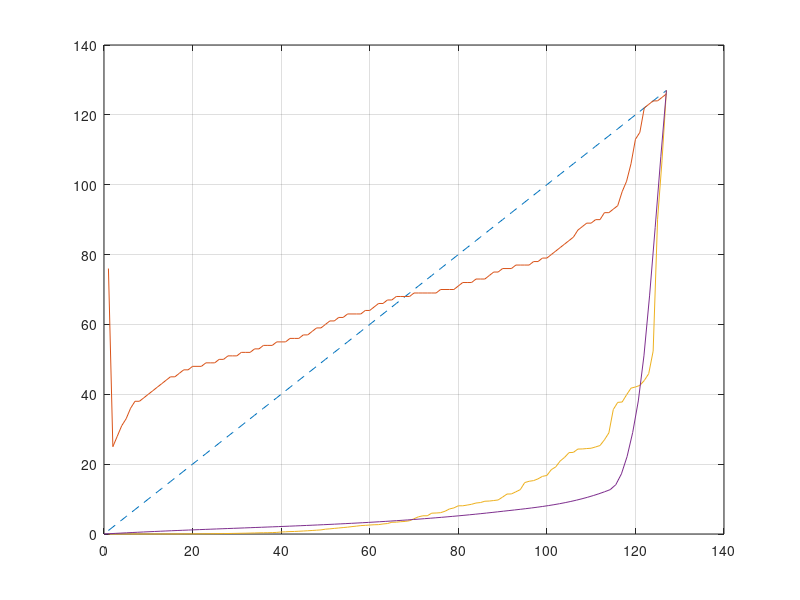

The MATLAB source for this figure:

% Calibrate Drumgizmo power map to match that of a Roland e-drum module.
% Below functions are taken from powermap.cc from the Drumgizmo project.
%
%
% ./drumgizmo/drumgizmo -p close=1,position=0,diverse=0,random=0 -i midifile -I file=~/Schreibtisch/drumgizmo_snaretest.mid,midimap=~/edrumulus/tools/PearlMMX/Midimap.xml -o jackaudio ~/edrumulus/tools/PearlMMX/PearlMMX.xml
%
% x_3:
% settings.powermap_fixed2_x = 0.93;//0.95;
% settings.powermap_fixed2_y = 0.2;//0.3;
%
% x_2:
% settings.powermap_fixed2_y = 0.2;//0.3;
%
% x_1:
% settings.powermap_fixed0_x = 0.7;
% settings.powermap_fixed0_y = 0.05;
% settings.powermap_fixed1_x = 0.9;
% settings.powermap_fixed1_y = 0.1;
% settings.powermap_fixed2_x = 0.95;
% settings.powermap_fixed2_y = 0.3;

function calibrate_drumgizmo_velocity
global fixed m shelf;

x_roland = 10 .^ ([-63.865,-60.767,-57.64,-54.051,-52.247,-50.309,-48.511,-47.082,-45.155,-44.032,-42.526,-41.212,-40.206,-39.063,-38.203,-37.13,-36.192,-35.283,-34.546,-34.391,-33.583,-33.247,-32.624,-31.948,-31.253,-30.618,-30.052,-29.457,-28.871,-28.357,-27.767,-27.362,-26.764,-26.314,-25.787,-25.548,-25.35,-24.951,-24.415,-23.437,-23.014,-22.608,-22.413,-22.067,-21.724,-21.35,-21.01,-20.646,-20.324,-19.628,-19.336,-18.978,-18.67,-18.381,-18.106,-17.776,-17.507,-17.22,-17.088,-16.943,-16.803,-16.746,-16.449,-16.278,-15.773,-15.74,-15.572,-15.475,-15.233,-14.631,-14.118,-13.867,-13.86,-13.283,-13.246,-13.18,-12.9,-12.484,-12.305,-11.967,-11.966,-11.857,-11.739,-11.558,-11.494,-11.315,-11.29,-11.223,-11.149,-10.798,-10.454,-10.442,-10.217,-10,-9.3581,-9.249,-9.1946,-9.0551,-8.8625,-8.7959,-8.3854,-8.2022,-7.8392,-7.6261,-7.3654,-7.3499,-7.178,-7.1732,-7.1526,-7.1369,-7.0715,-7.0023,-6.7295,-6.4215,-5.519,-5.2762,-5.2646,-5.0334,-4.8305,-4.7959,-4.7495,-4.6087,-4.4192,-3.8489,-1.4902,-0.75066,-0.00053016] / 10) * 127;
x_3      = [76,25,28,31,33,36,38,38,39,40,41,42,43,44,45,45,46,47,47,48,48,48,49,49,49,50,50,51,51,51,52,52,52,53,53,54,54,54,55,55,55,56,56,56,57,57,58,59,59,60,61,61,62,62,63,63,63,63,64,64,65,66,66,67,67,68,68,68,68,69,69,69,69,69,69,70,70,70,70,71,72,72,72,73,73,73,74,75,75,76,76,76,77,77,77,77,78,78,79,79,80,81,82,83,84,85,87,88,89,89,90,90,92,92,93,94,100,103,112,114,122,123,123,124,124,125,126];
x_2      = [76,25,28,31,33,36,38,38,39,40,41,42,43,44,45,45,46,47,47,48,48,48,49,49,49,50,50,51,51,51,52,52,52,53,53,54,54,54,55,55,55,56,56,56,57,57,58,59,59,60,61,61,62,62,63,63,63,63,64,64,65,66,66,67,67,68,68,68,68,69,69,69,69,69,69,70,70,70,70,71,72,72,72,73,73,73,74,75,75,76,76,76,77,77,77,77,78,78,79,79,80,81,82,83,84,85,87,88,89,89,90,90,92,92,93,93,94,98,100,102,110,113,121,123,124,125,126];
x_1      = [76,25,28,31,33,36,38,38,39,40,41,42,43,44,45,45,46,47,47,48,48,48,49,49,49,50,50,51,51,51,52,52,52,53,53,54,54,54,55,55,55,56,56,56,57,57,58,59,59,60,61,61,62,62,63,63,63,63,64,64,65,66,66,67,67,68,68,68,68,69,69,69,69,69,69,70,70,70,70,71,72,72,72,73,73,73,74,75,75,76,76,76,77,77,77,77,78,78,79,79,80,81,82,83,84,85,87,88,89,89,90,90,92,92,93,94,98,101,106,113,115,122,123,124,124,125,126];
x_org    = [38,50,58,66,69,72,76,78,82,86,89,91,93,93,94,96,98,99,100,101,102,103,103,105,108,111,112,112,113,113,113,113,114,114,114,114,114,115,116,117,117,118,120,121,121,122,122,122,122,123,123,123,123,123,123,123,123,123,123,123,123,123,123,123,123,123,123,123,123,123,123,124,124,124,124,124,124,124,124,124,124,124,124,124,124,124,124,124,124,124,124,124,124,124,124,124,124,124,125,125,125,125,125,125,125,125,125,125,125,125,125,125,125,125,125,125,125,126,126,126,126,126,126,126,126,126,126];
close all; plot(1:127, '--'); hold on; grid on;
% plot(x_org); plot(x_1); plot(x_2); plot(x_3);
plot(x_1);
plot(x_roland);


% TEST
shelf        = false;
fixed(1).in  = 0.7;
fixed(1).out = 0.05;
fixed(2).in  = 0.9;
fixed(2).out = 0.1;
fixed(3).in  = 0.95;
fixed(3).out = 0.3;
input_val    = 0:0.01:1;

if shelf
  X = [fixed(1).in, fixed(2).in, fixed(3).in];
	Y = [fixed(1).out, fixed(2).out, fixed(3).out];
else
  X = [0, fixed(1).in, fixed(2).in, fixed(3).in, 1];
  Y = [0, fixed(1).out, fixed(2).out, fixed(3).out, 1];
end

calcSlopes(X, Y);

for idx = 1:length(input_val)
  y(idx) = map(input_val(idx));
end
plot(input_val * 127, y * 127);

end


function out = map(in)
  global fixed m shelf;

  if in < fixed(1).in
    if shelf
      out = fixed(1).out;
    else
      out = computeValue(in, struct("in", 0, "out", 0), fixed(1), m(1), m(2));
    end
  elseif in < fixed(2).in
    out = computeValue(in, fixed(1), fixed(2), m(2), m(3));
  elseif in < fixed(3).in
    out = computeValue(in, fixed(2), fixed(3), m(3), m(4));
  else
    % in >= fixed[2].in
    if shelf
      out = fixed(3).out;
    else
      out = computeValue(in, fixed(3), struct("in", 1, "out", 1), m(4), m(5));
    end
  end
end


function y = computeValue(x, P0, P1, m0, m1)
  x0      = P0.in;
  x1      = P1.in;
  y0      = P0.out;
  y1      = P1.out;
  dx      = x1 - x0;
  x_prime = (x - x0) / dx;
  y       = h00(x_prime) * y0 + h10(x_prime) * dx * m0 + h01(x_prime) * y1 + h11(x_prime) * dx * m1;
end


function y = h00(x)
  x
  y = (1 + 2 * x) * power(1 - x, 2);
end

function y = h10(x)
  y =  x * power(1 - x, 2);
end

function y = h01(x)
  y = x * x * (3 - 2 * x);
end

function y = h11(x)
  y = x * x * (x - 1);
end


function calcSlopes(X, Y)
  global m;

  m = zeros(length(X), 1);
  d = zeros(length(X) - 1 ,1);
  h = zeros(length(X) - 1 ,1);

  for i = 1:length(d)
    h(i) = X(i + 1) - X(i);
    d(i) = (Y(i + 1) - Y(i)) / h(i);
  end

  m(1) = d(1); % m.front() = d.front();

  for i = 2:length(m) - 1
    m(i) = (d(i - 1) + d(i)) / 2;
  end

  m(length(m)) = d(length(d)); % m.back() = d.back();

  for i = 2:length(m) - 1
    min_d = 2 * min(d(i - 1), d(i));
    m(i)  = min(min_d, (h(i) * d(i - 1) + h(i - 1) * d(i)) / (h(i - 1) + h(i)));
  end
end
